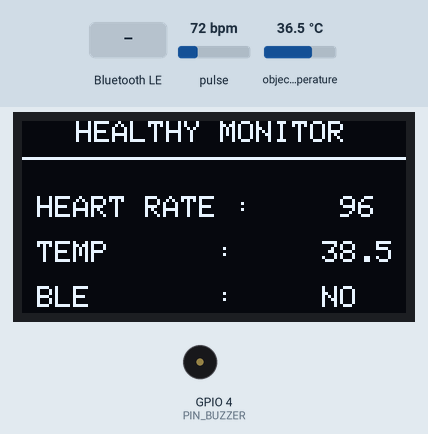
This sketch was run on a simulated ESP32. Parts: 128×64 one-colour display, buzzer (waves = sounding). The inputs (shaded band) are chosen by the test bench; at power-on: pulse 72 bpm, object temperature 36.5 °C. Nothing arrives over Bluetooth unless stated; a phone connects over Bluetooth LE 3 s after start; what the sketch prints to the serial monitor is not drawn. At 8.2 s the program restarts the board; the recording ends there.

Above: at 1.2 s.
1.3 s: pulse set to 130 bpm
At 4.1 s:
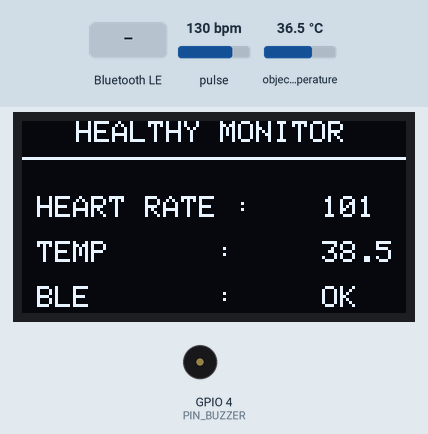
4.3 s: object temperature set to 20 °C
At 5.2 s:
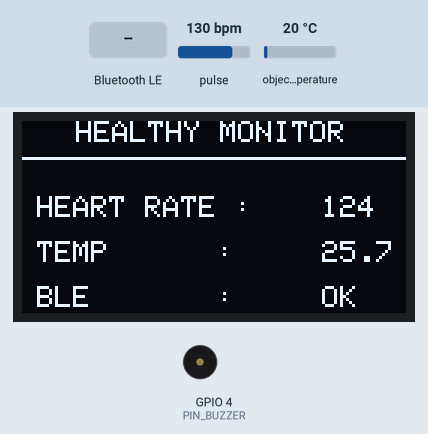
5.8 s: object temperature set to 39 °C
At 6.8 s:
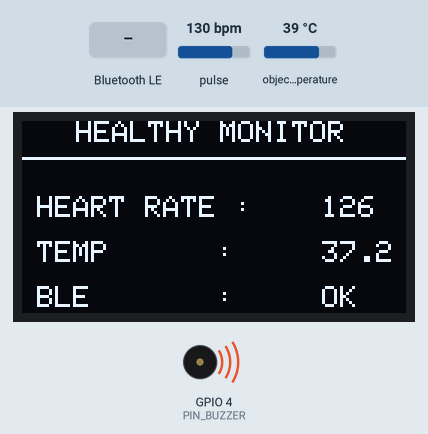
8.2 s: Bluetooth LE write "RESET" received
Timing chart, 0 to 8.2 s (numbered marks = the images above; inputs shaded):
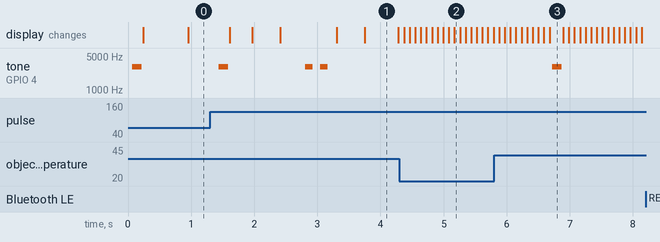

The sketch:

Aruduino_sensor_project.ino
```cpp
#include <Wire.h>
#include <Adafruit_GFX.h>
#include <Adafruit_SH110X.h>
#include <Adafruit_MLX90614.h>
#include "MAX30105.h"

#include <BLEDevice.h>
#include <BLEServer.h>
#include <BLEUtils.h>
#include <BLE2902.h>

// ---------------- OLED ----------------
Adafruit_SH1106G display = Adafruit_SH1106G(128, 64, &Wire);

// ---------------- Sensors ----------------
Adafruit_MLX90614 mlx = Adafruit_MLX90614();
MAX30105 sensor;

// ---------------- Pins ----------------
#define PIN_BUZZER 4

// ---------------- BLE ----------------
#define BLE_NAME "HeartSense-ESP32"
#define BLE_SERVICE_UUID  "6E400001-B5A3-F393-E0A9-E50E24DCCA9E"
#define BLE_NOTIFY_UUID   "6E400003-B5A3-F393-E0A9-E50E24DCCA9E"
#define BLE_CMD_UUID      "6E400004-B5A3-F393-E0A9-E50E24DCCA9E"

BLECharacteristic *notifyChar;
BLECharacteristic *cmdChar;
bool bleConnected = false;

// ---------------- HR / TEMP ----------------
float filteredHR   = 0.0f;   // ค่า BPM ที่ผ่าน filter แล้ว
float smoothTemp   = 36.5f;
float bodyTemp     = 36.5f;
bool wristDetected = false;

unsigned long lastBeat        = 0;    // เวลา beat ล่าสุด (ms)
unsigned long lastValidBeat   = 0;    // เวลา beat ล่าสุดที่คำนวณ BPM ได้จริง
unsigned long lastOLED        = 0;
unsigned long lastBLE         = 0;
unsigned long lastSerial      = 0;

// สำหรับ signal processing
float dcLevel    = 0.0f;
float prevAC     = 0.0f;
float prevPrevAC = 0.0f;

// ---------------- BUZZER ----------------
void beepShort() {
  tone(PIN_BUZZER, 3000);
  delay(150);
  noTone(PIN_BUZZER);
}

void beepDouble() {
  for (int i = 0; i < 2; i++) {
    tone(PIN_BUZZER, 3000);
    delay(120);
    noTone(PIN_BUZZER);
    delay(120);
  }
}

// ---------------- BLE ----------------
class ServerCallbacks : public BLEServerCallbacks {
  void onConnect(BLEServer *server) {
    bleConnected = true;
    Serial.println("BLE Connected");
  }
  void onDisconnect(BLEServer *server) {
    bleConnected = false;
    Serial.println("BLE Disconnected → Re-Advertising");
    BLEDevice::startAdvertising();
  }
};

class CommandCallback : public BLECharacteristicCallbacks {
  void onWrite(BLECharacteristic *c) override {
    String cmd = c->getValue();
    cmd.trim();
    Serial.print("CMD: "); Serial.println(cmd);

    if (cmd == "RESET") ESP.restart();
    if (cmd == "PING")  Serial.println("PING OK");
  }
};

// ---------------- OLED UI ----------------
void drawUI() {
  display.clearDisplay();
  display.setTextColor(SH110X_WHITE);

  display.setCursor(18, 0);
  display.print("HEALTHY MONITOR");
  display.drawLine(0, 12, 127, 12, SH110X_WHITE);

  display.setCursor(5,25); display.print("HEART RATE :");
  display.setCursor(5,40); display.print("TEMP      :");
  display.setCursor(5,55); display.print("BLE       :");

  display.display();
}

void updateOLED() {
  // HR
  display.fillRect(100,25,28,10,SH110X_BLACK);
  display.setCursor(100,25);
  if (!wristDetected || filteredHR <= 0.1f) display.print("--");
  else display.printf("%3d", (int)filteredHR);

  // TEMP
  display.fillRect(100,40,28,10,SH110X_BLACK);
  display.setCursor(100,40);
  display.printf("%.1f", bodyTemp);

  // BLE
  display.fillRect(100,55,28,10,SH110X_BLACK);
  display.setCursor(100,55);
  display.print(bleConnected ? "OK" : "NO");

  display.display();
}

// ---------------- TEMP SAFE READ ----------------
float readTempSafe() {
  float t = mlx.readObjectTempC();
  if (isnan(t)) {
    delay(30);
    t = mlx.readObjectTempC();
  }
  if (isnan(t)) {
    Serial.println("⚠️ TEMP = NAN");
    return smoothTemp;
  }
  return t;
}

// ---------------- HEART RATE (ปรับใหม่ให้ไม่ค้าง) ----------------
//
//  - ใช้ threshold IR ต่ำลง → ไม่ต้องอุดแสงจนมืด
//  - ใช้ AC amplitude threshold ลดลง (จาก 500 → 150)
//  - ถ้า 3 วินาทีไม่มี beat → ค่อย ๆ ลด HR ลงจนเป็น 0 (--)
//
void updateHeartRate() {
  long ir = sensor.getIR();

  // 1) ตรวจจับว่ามีผิวแตะเซ็นเซอร์ไหม
  // จากค่าที่คุณให้มา IR ตอนแตะ ~150k–210k, baseline ต่ำกว่านั้น
  // ลด threshold ลง เพื่อไม่ต้องอุดเซ็นเซอร์จนมืดสนิท
  if (ir < 40000) {  // เดิม 80000 → ทำให้ง่ายขึ้น
    wristDetected = false;
    // ถ้าไม่มีข้อมือ ให้ HR ค่อย ๆ ลดลง
    if (filteredHR > 1.0f) {
      filteredHR *= 0.9f; // decay
      if (filteredHR < 1.0f) filteredHR = 0.0f;
    } else {
      filteredHR = 0.0f;
    }
    return;
  }

  wristDetected = true;

  // 2) แยก DC/AC
  dcLevel = 0.995f * dcLevel + 0.005f * (float)ir;
  float ac = (float)ir - dcLevel;

  // 3) คำนวณ slope
  float s1 = ac - prevAC;
  float s2 = prevAC - prevPrevAC;

  bool peak = false;

  // Peak เงื่อนไข:
  // - ก่อนหน้า s2 > 0 (กำลังขึ้น)
  // - ตอนนี้ s1 < 0 (เริ่มลง) = จุดบนสุดของคลื่น
  // - amplitude มีขนาดพอสมควร (ใช้ 150 แทน 500 ให้จับง่ายขึ้น)
  if (s2 > 0 && s1 < 0 && fabs(prevAC) > 150.0f) {
    peak = true;
  }

  unsigned long now = millis();

  if (peak) {
    unsigned long ibi = now - lastBeat;
    lastBeat = now;
    lastValidBeat = now;

    // กรอง period (IBI)
    if (ibi > 300 && ibi < 2000) {   // 30–200 bpm
      float bpm = 60000.0f / (float)ibi;
      // ทำ filter ให้นุ่มลง (จาก 0.85/0.15 → 0.6/0.4 เพื่อให้ BPM ขยับเร็วขึ้น)
      if (filteredHR < 10.0f) {
        filteredHR = bpm;  // เริ่มต้นให้เท่ากับ bpm จริงก่อน
      } else {
        filteredHR = 0.6f * filteredHR + 0.4f * bpm;
      }

      Serial.print("❤️ BPM = ");
      Serial.println(filteredHR, 1);
    }
  }

  // 4) ถ้าไม่มี beat มานานเกิน 3 วินาที → ค่อย ๆ ลด HR ลง
  if (lastValidBeat > 0 && (now - lastValidBeat) > 3000) {
    if (filteredHR > 1.0f) {
      filteredHR *= 0.9f;  // decay ทีละนิด
      if (filteredHR < 1.0f) filteredHR = 0.0f;
    } else {
      filteredHR = 0.0f;
    }
  }

  prevPrevAC = prevAC;
  prevAC = ac;
}

// ---------------- SETUP ----------------
void setup() {
  Serial.begin(115200);

  // I2C (ใช้ 11/12 ตามที่บอร์ดคุณต่ออยู่)
  Wire.begin(11,12);
  Wire.setClock(400000);

  pinMode(PIN_BUZZER, OUTPUT);
  noTone(PIN_BUZZER);

  // OLED
  display.begin(0x3C, true);
  drawUI();

  // MLX90614
  if (!mlx.begin()) {
    Serial.println("❌ MLX90614 Not Found!");
    while(1);
  }
  Serial.println("✓ MLX90614 OK");

  // MAX30102 Clone (ใช้ config ที่คุณเทสแล้วไฟติด)
  if (!sensor.begin(Wire, I2C_SPEED_FAST)) {
    Serial.println("❌ MAX30102 Not Found!");
    while(1);
  }
  Serial.println("✓ MAX30102 OK");

  sensor.setup();
  sensor.setLEDMode(3);            // Red + IR
  sensor.setPulseAmplitudeRed(0xFF);
  sensor.setPulseAmplitudeIR(0xFF);
  sensor.setPulseWidth(411);
  sensor.setADCRange(16384);
  sensor.setSampleRate(800);

  sensor.writeRegister8(0x57, 0x0C, 0xFF);
  sensor.writeRegister8(0x57, 0x0D, 0xFF);

  Serial.println("🔥 IR LED BOOST MODE ACTIVE");

  // BLE
  BLEDevice::init(BLE_NAME);
  BLEServer *server = BLEDevice::createServer();
  server->setCallbacks(new ServerCallbacks());

  BLEService *svc = server->createService(BLE_SERVICE_UUID);

  notifyChar = svc->createCharacteristic(
    BLE_NOTIFY_UUID, BLECharacteristic::PROPERTY_NOTIFY);
  notifyChar->addDescriptor(new BLE2902());

  cmdChar = svc->createCharacteristic(
    BLE_CMD_UUID, BLECharacteristic::PROPERTY_WRITE);
  cmdChar->setCallbacks(new CommandCallback());

  svc->start();
  BLEAdvertising *adv = BLEDevice::getAdvertising();
  adv->addServiceUUID(BLE_SERVICE_UUID);
  adv->start();

  Serial.println("System Ready.");
}

// ---------------- LOOP ----------------
void loop() {

  // Temperature
  float raw = readTempSafe();
  smoothTemp = 0.95f * smoothTemp + 0.05f * raw;
  bodyTemp   = smoothTemp + 2.0f;   // offset ตามที่คุณใช้

  // Heart Rate
  updateHeartRate();

  // ----------- Buzzer Alert -----------
  static bool beep100 = false;
  static bool beep120 = false;
  static bool feverBeep = false;

  if (wristDetected && filteredHR > 0) {
    if (filteredHR > 120 && !beep120) {
      beepDouble();
      beep120 = true;
      beep100 = true;
    }
    else if (filteredHR > 100 && !beep100) {
      beepShort();
      beep100 = true;
    }

    if (filteredHR < 95) {
      beep100 = false;
      beep120 = false;
    }
  }

  if (bodyTemp > 37.5 && !feverBeep) {
    beepShort();
    feverBeep = true;
  }
  if (bodyTemp < 37.2) feverBeep = false;

  // OLED
  if (millis() - lastOLED > 80) {
    lastOLED = millis();
    updateOLED();
  }

  // BLE
  if (bleConnected && millis() - lastBLE > 1000) {
    lastBLE = millis();
    char buf[32];
    if (!wristDetected || filteredHR <= 0.1f)
      snprintf(buf, sizeof(buf),"--,%.1f",bodyTemp);
    else
      snprintf(buf, sizeof(buf),"%d,%.1f",(int)filteredHR,bodyTemp);

    notifyChar->setValue((uint8_t*)buf, strlen(buf));
    notifyChar->notify();
  }

  // SERIAL
  if (millis() - lastSerial > 1000) {
    lastSerial = millis();
    if (!wristDetected || filteredHR <= 0.1f)
      Serial.printf("HR: -- | TEMP: %.1f | BLE: %s\n",
        bodyTemp, bleConnected ? "OK" : "NO");
    else
      Serial.printf("HR: %3d | TEMP: %.1f | BLE: %s\n",
        (int)filteredHR, bodyTemp, bleConnected ? "OK" : "NO");
  }

  delay(10);
}
```

Measured:
- after the input at 1.3 s, tone on GPIO 4 (PIN_BUZZER): goes 3000 Hz 0.15 s, silent 1.2 s, 3000 Hz 0.12 s, silent 0.12 s, 3000 Hz 0.12 s, then silent, starting after 0.14 s
- after the input at 5.8 s, tone on GPIO 4 (PIN_BUZZER): silent → 3000 Hz after 0.92 s, → silent 0.15 s later
- after the input at 8.2 s, every drawn part: stays the same
- what the display in image 1 shows lasts 0.5 s, from 3.8 s to 4.3 s
